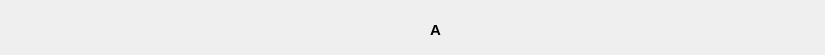
<?xml version="1.0" encoding="UTF-8"?>
<ui version="4.0">
 <class>LetterIndexWidget</class>
 <widget class="QWidget" name="LetterIndexWidget">
  <property name="geometry">
   <rect>
    <x>0</x>
    <y>0</y>
    <width>825</width>
    <height>55</height>
   </rect>
  </property>
  <property name="minimumSize">
   <size>
    <width>0</width>
    <height>55</height>
   </size>
  </property>
  <property name="maximumSize">
   <size>
    <width>16777215</width>
    <height>55</height>
   </size>
  </property>
  <property name="windowTitle">
   <string>Form</string>
  </property>
  <widget class="QLabel" name="label">
   <property name="geometry">
    <rect>
     <x>430</x>
     <y>5</y>
     <width>81</width>
     <height>50</height>
    </rect>
   </property>
   <property name="minimumSize">
    <size>
     <width>0</width>
     <height>50</height>
    </size>
   </property>
   <property name="maximumSize">
    <size>
     <width>16777215</width>
     <height>50</height>
    </size>
   </property>
   <property name="font">
    <font>
     <pointsize>11</pointsize>
     <weight>75</weight>
     <bold>true</bold>
    </font>
   </property>
   <property name="text">
    <string>A</string>
   </property>
  </widget>
 </widget>
 <resources/>
 <connections/>
</ui>
